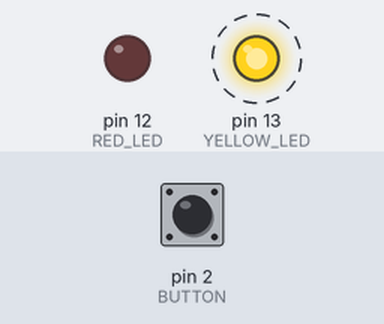
Bench run of a sketch on a simulated Arduino Uno, built with avr-gcc and run on an emulated ATmega328P. On the bench: output pins drawn as LEDs (lit = HIGH). Dashed ring = blinking. The test bench sets the inputs (shaded band); at power-on: pin 2 (BUTTON) HIGH.

Above: at 4.8 s.
4.9 s: pin 2 (BUTTON) pulled LOW for 2.35 s
At 6.8 s:
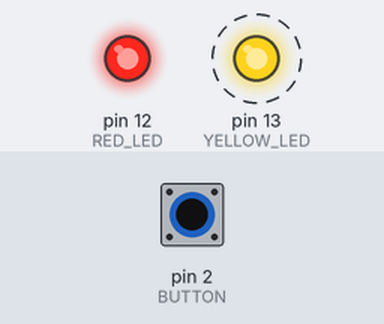
Timing chart, 0 to 14.7 s (numbered marks = the images above; inputs shaded):
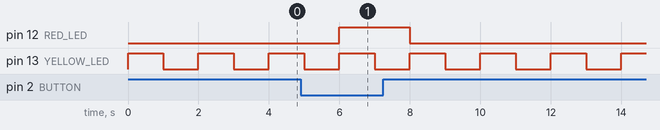

Measured:
- after the input at 4.9 s, pin 12 (RED_LED): LOW → HIGH after 1.1 s, → LOW 2.0 s later
- by itself, pin 13 (YELLOW_LED): alternates HIGH for 1.0 s and LOW for 1.0 s

The sketch:

without_interrupt.ino
```cpp
#define RED_LED 12
#define YELLOW_LED 13
#define BUTTON 2

void setup() {
  // put your setup code here, to run once:
  pinMode(RED_LED, OUTPUT);
  pinMode(YELLOW_LED, OUTPUT);
  pinMode(BUTTON, INPUT_PULLUP);
}

void loop() {
  // put your main code here, to run repeatedly:
  int button_state = digitalRead(BUTTON);

  if (button_state == LOW)
  {
    digitalWrite(RED_LED, HIGH);
  }
  else
  {
    digitalWrite(RED_LED, LOW);
  }

  digitalWrite(YELLOW_LED, HIGH);
  delay(1000);
  digitalWrite(YELLOW_LED, LOW);
  delay(1000);
}
```
